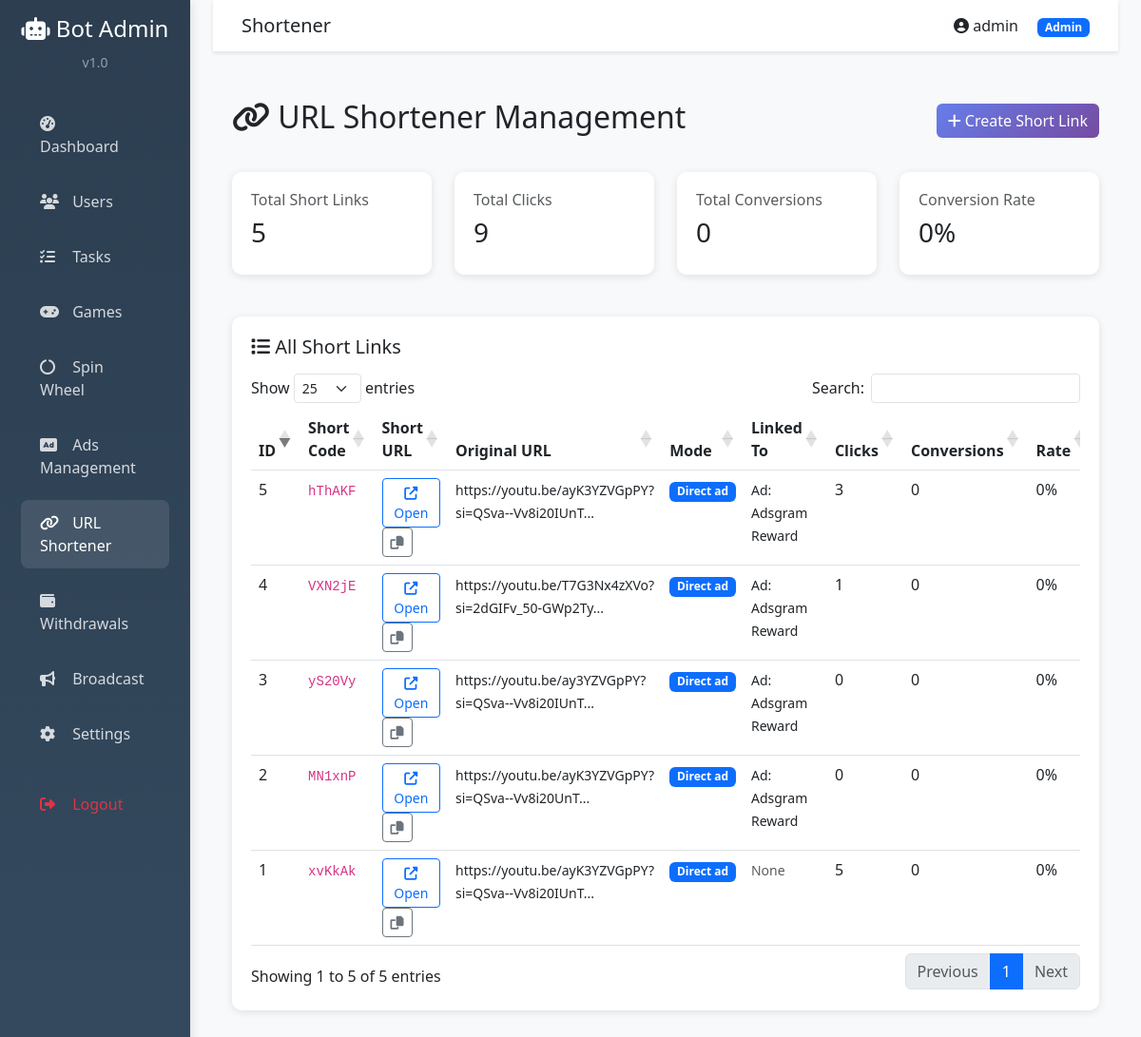
Page /admin/shortener.php (signed in) on the committed database.
### tables this page shows
CREATE TABLE `short_links` (
  `id` int(11) NOT NULL,
  `short_code` varchar(50) NOT NULL,
  `original_url` text NOT NULL,
  `mode` enum('task_video','direct_ad') DEFAULT 'direct_ad',
  `task_id` int(11) DEFAULT NULL,
  `ad_unit_id` int(11) DEFAULT NULL,
  `clicks` int(11) DEFAULT 0,
  `conversions` int(11) DEFAULT 0,
  `created_at` timestamp NULL DEFAULT current_timestamp()
);

CREATE TABLE `ad_units` (
  `id` int(11) NOT NULL,
  `network_id` int(11) NOT NULL,
  `name` varchar(255) NOT NULL,
  `unit_code` varchar(500) NOT NULL,
  `unit_type` varchar(100) NOT NULL,
  `placement_key` varchar(100) DEFAULT NULL,
  `is_active` tinyint(1) DEFAULT 1,
  `created_at` timestamp NULL DEFAULT current_timestamp()
);

### admin/shortener.php (the view, shortened to what this page needs)
<?php
require_once 'header.php';
$db = Database::getInstance()->getConnection();
$stmt = $db->query("SELECT sl.*,
                    t.title as task_title,
                    au.name as ad_unit_name
                    FROM short_links sl
                    LEFT JOIN tasks t ON sl.task_id = t.id
                    LEFT JOIN ad_units au ON sl.ad_unit_id = au.id
                    ORDER BY sl.created_at DESC");
$shortLinks = $stmt->fetchAll();
$stmt = $db->query("SELECT COUNT(*) FROM short_links");
$totalLinks = $stmt->fetchColumn();
$stmt = $db->query("SELECT SUM(clicks) FROM short_links");
$totalClicks = $stmt->fetchColumn() ?: 0;
$stmt = $db->query("SELECT SUM(conversions) FROM short_links");
$totalConversions = $stmt->fetchColumn() ?: 0;
$conversionRate = $totalClicks > 0 ? round(($totalConversions / $totalClicks) * 100, 2) : 0;
?>
<div class="page-header d-flex justify-content-between align-items-center">
    <h2><i class="fas fa-link"></i> URL Shortener Management</h2>
    <button class="btn btn-gradient" data-bs-toggle="modal" data-bs-target="#addLinkModal">
        <i class="fas fa-plus"></i> Create Short Link
    </button>
</div>
<div class="row mb-4">
    <div class="col-md-3">
        <div class="stat-card">
            <h6 class="text-muted">Total Short Links</h6>
            <h3><?php echo number_format($totalLinks); ?></h3>
        </div>
    </div>
    <div class="col-md-3">
        <div class="stat-card">
            <h6 class="text-muted">Total Clicks</h6>
            <h3><?php echo number_format($totalClicks); ?></h3>
        </div>
    </div>
    <div class="col-md-3">
        <div class="stat-card">
            <h6 class="text-muted">Total Conversions</h6>
            <h3><?php echo number_format($totalConversions); ?></h3>
        </div>
    </div>
    <div class="col-md-3">
        <div class="stat-card">
            <h6 class="text-muted">Conversion Rate</h6>
            <h3><?php echo $conversionRate; ?>%</h3>
        </div>
    </div>
</div>
<div class="stat-card">
    <h5 class="mb-3"><i class="fas fa-list"></i> All Short Links</h5>
    <div class="table-responsive">
        <table class="table table-hover data-table">
            <thead>
                <tr>
                    <th>ID</th>
                    <th>Short Code</th>
                    <th>Short URL</th>
                    <th>Original URL</th>
                    <th>Mode</th>
                    <th>Linked To</th>
                    <th>Clicks</th>
                    <th>Conversions</th>
                    <th>Rate</th>
                </tr>
            </thead>
            <tbody>
                <?php foreach ($shortLinks as $link): ?>
                <?php
                $rate = $link['clicks'] > 0 ? round(($link['conversions'] / $link['clicks']) * 100, 1) : 0;
                $shortUrl = 'https://t.me/' . str_replace('@', '', BOT_USERNAME) . '/Tap?startapp=s_' . $link['short_code'];
                ?>
                <tr>
                    <td><?php echo $link['id']; ?></td>
                    <td><code><?php echo htmlspecialchars($link['short_code']); ?></code></td>
                    <td>
                        <a href="<?php echo $shortUrl; ?>" target="_blank" class="btn btn-sm btn-outline-primary">
                            <i class="fas fa-external-link-alt"></i> Open
                        </a>
                        <button class="btn btn-sm btn-outline-secondary" onclick="copyToClipboard('<?php echo $shortUrl; ?>')">
                            <i class="fas fa-copy"></i>
                        </button>
                    </td>
                    <td>
                        <small><?php echo htmlspecialchars(substr($link['original_url'], 0, 50)); ?>...</small>
                    </td>
                    <td>
                        <span class="badge bg-<?php echo $link['mode'] === 'task_video' ? 'info' : 'primary'; ?>">
                            <?php echo str_replace('_', ' ', ucfirst($link['mode'])); ?>
                        </span>
                    </td>
                    <td>
                        <?php
                        if ($link['mode'] === 'task_video' && $link['task_title']) {
                            echo '<small>Task: ' . htmlspecialchars($link['task_title']) . '</small>';
                        } elseif ($link['ad_unit_name']) {
                            echo '<small>Ad: ' . htmlspecialchars($link['ad_unit_name']) . '</small>';
                        } else {
                            echo '<small class="text-muted">None</small>';
                        }
                        ?>
                    </td>
                    <td><?php echo number_format($link['clicks']); ?></td>
                    <td><?php echo number_format($link['conversions']); ?></td>
                    <td><?php echo $rate; ?>%</td>
                </tr>
                <?php endforeach; ?>
            </tbody>
        </table>
    </div>
</div>
<?php require_once 'footer.php'; ?>

### admin/header.php (style rules this page uses)
:root { --primary-gradient: linear-gradient(135deg, #667eea 0%, #764ba2 100%); }
body { background-color: #f8f9fa; }
.stat-card { background: white; border-radius: 10px; padding: 20px; box-shadow: 0 2px 8px rgba(0,0,0,0.1); margin-bottom: 20px; transition: transform 0.3s; }
.page-header { margin-bottom: 30px; }
.btn-gradient { background: var(--primary-gradient); border: none; color: white; }

### rows in the picture
short_links: id "5", short_code "hThAKF", original_url "https://youtu.be/ayK3YZVGpPY?si=QSva--Vv8i20IUnT", mode "Direct ad", ad_unit.name "Adsgram Reward", clicks "3", conversions "0"
short_links: id "4", short_code "VXN2jE", original_url "https://youtu.be/T7G3Nx4zXVo?si=2dGIFv_50-GWp2Ty", mode "Direct ad", ad_unit.name "Adsgram Reward", clicks "1", conversions "0"
short_links: id "3", short_code "yS20Vy", original_url "https://youtu.be/ay3YZVGpPY?si=QSva--Vv8i20IUnT", mode "Direct ad", ad_unit.name "Adsgram Reward", clicks "0", conversions "0"
short_links: id "2", short_code "MN1xnP", original_url "https://youtu.be/ayK3YZVGpPY?si=QSva--Vv8i20UnT", mode "Direct ad", ad_unit.name "Adsgram Reward", clicks "0", conversions "0"
short_links: id "1", short_code "xvKkAk", original_url "https://youtu.be/ayK3YZVGpPY?si=QSva--Vv8i20IUnT", mode "Direct ad", shows "None", clicks "5", conversions "0"

### other values in the picture
$currentPage "Shortener"
$_SESSION['admin_username'] "admin"
$_SESSION['admin_role'] "Admin"
$totalLinks "5"
$totalClicks "9"
$totalConversions "0"
$conversionRate "0"
